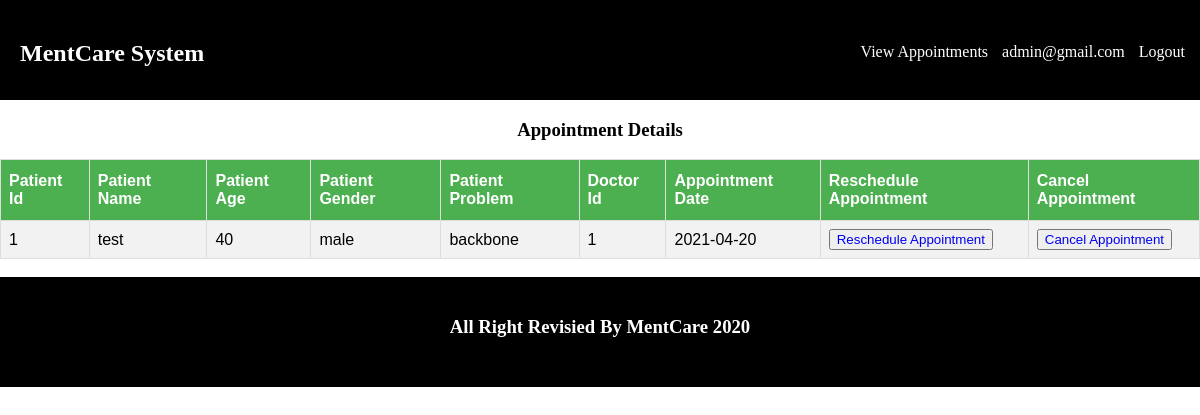
/admin/admin_homepage.php (signed in), run on the app's committed database.
### tables this page shows
CREATE TABLE `concultation` (
  `c_id` int(11) NOT NULL,
  `p_id` int(11) NOT NULL,
  `p_name` varchar(225) NOT NULL,
  `p_age` int(11) NOT NULL,
  `p_gender` varchar(225) NOT NULL,
  `p_problem` text NOT NULL,
  `d_id` int(11) NOT NULL,
  `date` varchar(225) NOT NULL
);

### admin/admin_homepage.php (the view, shortened to what this page needs)
<?php include('../db/db.php');
    if(!isset($_COOKIE["user"]))
	{
	 	header("location:index.php");
	 	exit;
	}
	else
	{
?>
<!DOCTYPE html>
<html>
	<head>
		<link href="css/style.css" rel="stylesheet">
	</head>
	<body>
		<nav>
			<div class="nav-logo">
				<h2>MentCare System</h2>
			</div>
			<div class="menu">
				<ul>
					<li><a href="admin_homepage.php">View Appointments</a></li>
					<li><?= $_COOKIE['user']?></li>
					<li><a href="logout.php">Logout</a></li>
				</ul>
			</div>
		</nav>
		<center> <h3>Appointment Details</h3></center>
		<table id="patient">
		  <tr>
			<th>Patient Id</th>
			<th>Patient Name</th>
			<th>Patient Age</th>
			<th>Patient Gender</th>
			<th>Patient Problem</th>
			<th>Doctor Id</th>
			<th>Appointment Date</th>
			<th>Reschedule Appointment</th>
			<th>Cancel Appointment</th>
		  </tr>
		  	<?php
				$sql=$conn->query("select * from concultation");
				while($sql_rows=$sql->fetch())
				{
			?>
		  <tr>
			<td><?=$sql_rows['p_id']?></td>
			<td><?=$sql_rows['p_name']?></td>
			<td><?=$sql_rows['p_age']?></td>
			<td><?=$sql_rows['p_gender']?></td>
			<td><?=$sql_rows['p_problem']?></td>
			<td><?=$sql_rows['d_id']?></td>
			<td><?=$sql_rows['date']?></td>
			<td><button><a href="reschedule.php?aid=<?=$sql_rows['c_id']?>">Reschedule Appointment</a></button></td>
			<td><button><a href="cancel.php?aid=<?=$sql_rows['c_id']?>">Cancel Appointment</a></button></td>
		  </tr>
		  <?php
				}
			?>
		</table>
		<br>
		<div class="footer-log">
			<h3>All Right Revisied By MentCare 2020</h3>
		</div>
	</body>
</html>
<?php
}
?>

### admin/css/style.css (style rules this page uses)
body { padding: 0px; margin: 0px; }
ul li { list-style: none; }
a { text-decoration: none; }
nav { padding: 10px; background-color: #000000; color: #ffffff; height: 80px; overflow: hidden; }
nav .nav-logo { float: left; padding: 10px; }
nav .nav-logo h2 { font-weight: bold; }
nav .menu { padding-top: 17px; }
nav .menu ul { float: right; }
nav .menu ul li { padding: 5px; display :inline; }
nav .menu ul li a { color: #ffffff; }
.footer-log { position: relative; padding:20px; text-align: center; background-color: #000000; color: #ffffff; height: 70px; }
#patient { font-family: "Trebuchet MS", Arial, Helvetica, sans-serif; border-collapse: collapse; width: 100%; }
#patient td, #patient th { border: 1px solid #ddd; padding: 8px; }
#patient tr:nth-child(even) { background-color: #f2f2f2; }
#patient th { padding-top: 12px; padding-bottom: 12px; text-align: left; background-color: #4CAF50; color: white; }

### data on the page
concultation: p "1", p_name "test", p_age "40", p_gender "male", p_problem "backbone", d "1", date "2021-04-20"

### other printed values
$_COOKIE['user'] "admin@gmail.com"
